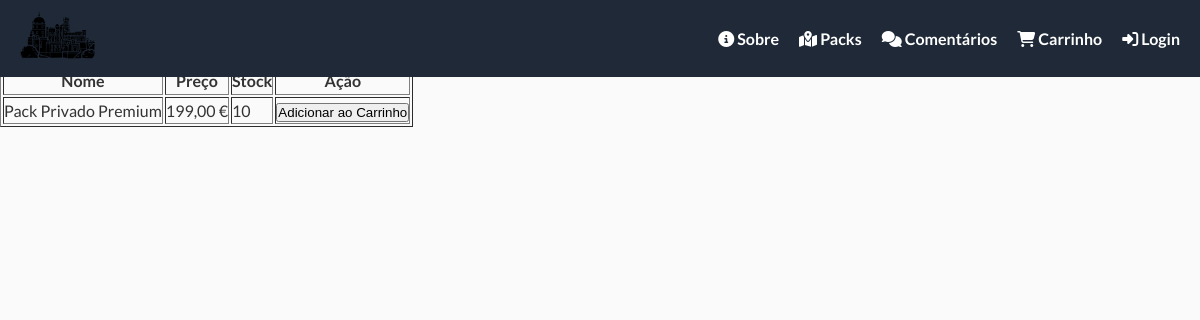
/produtos.php?categoria=3, run on the app's committed database.
### tables this page shows
CREATE TABLE produtos (
    id INT AUTO_INCREMENT PRIMARY KEY,
    nome VARCHAR(100) NOT NULL,
    descricao TEXT,
    preco DECIMAL(10,2) NOT NULL,
    duracao VARCHAR(50),           
    stock INT NOT NULL DEFAULT 50,
    categoria_id INT,
    imagem VARCHAR(255),
    destaque TINYINT(1) DEFAULT 0,  
    FOREIGN KEY (categoria_id) REFERENCES categorias(id)
);

### produtos.php (the view, shortened to what this page needs)
<?php
require_once('includes/ligacao.php');
$categoria_id = (int) $_GET['categoria'];
$res = $conn->query("SELECT * FROM produtos WHERE categoria_id=$categoria_id");
?>
<?php include 'includes/menu.php'; ?>
<h2>Produtos</h2>
<a href="index.php">Voltar</a>
<?php if($res->num_rows == 0): ?>
    <p>Nenhum produto nesta categoria.</p>
<?php else: ?>
<form method="post">
<table border="1">
<tr><th>Nome</th><th>Preço</th><th>Stock</th><th>Ação</th></tr>
<?php while($p = $res->fetch_assoc()): ?>
<tr>
<td><?= htmlspecialchars($p['nome']) ?></td>
<td><?= number_format($p['preco'],2,",",".") ?> €</td>
<td><?= (int)$p['stock'] ?></td>
<td>
<button type="submit" name="add_carrinho">Adicionar ao Carrinho</button>
</td>
</tr>
<?php endwhile; ?>
</table>
</form>
<?php endif; ?>

### includes/css/style.css (style rules this page uses)
:root { --font-heading: 'Playfair Display', serif; --font-body: 'Lato', sans-serif; --color-primary: #1f2937; --color-accent: #fbbf24; --color-text: #333; --color-text-light: #555; --color-white: white; --color-bg: #fafafa; --color-bg-secondary: #e5e7eb; --color-shadow: rgba(0,0,0,0.2); }
* { margin: 0; padding: 0; box-sizing: border-box; scroll-behavior: smooth; }
body { font-family: var(--font-body); line-height: 1.6; color: var(--color-text); background-color: var(--color-bg); }
h1, h2 { font-family: var(--font-heading); }
a { color: var(--color-white); text-decoration: none; }

### data on the page
produtos: nome "Pack Privado Premium", preco "199,00", stock "10"
